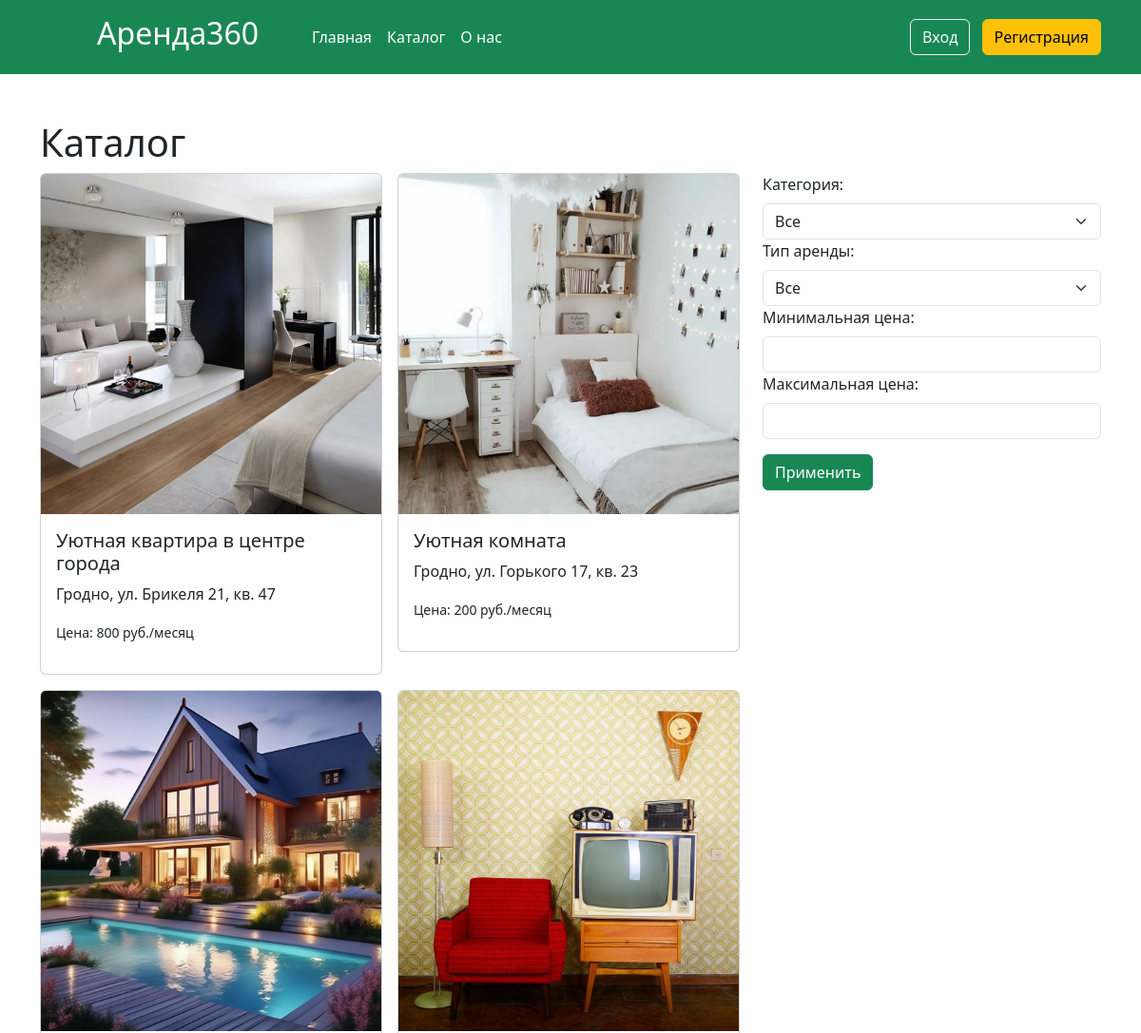
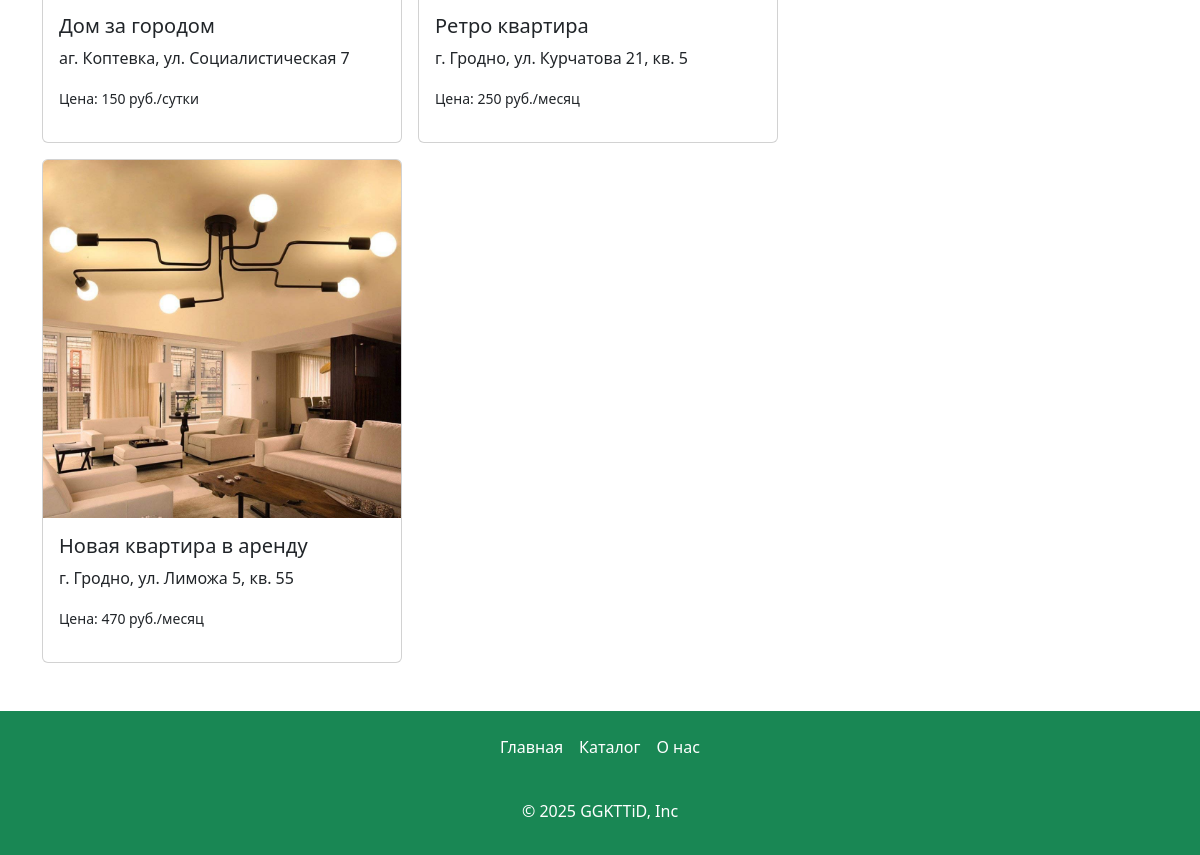
/catalog, run on the app's committed database (2 pictures, top to bottom).
### app.py (models this page shows, shortened)
class Articles(db.Model):
    id = db.Column(db.Integer,primary_key=True)
    title = db.Column(db.String(100))
    text = db.Column(db.Text)
    image_name = db.Column(db.String(100))
    category = db.Column(db.String(100))
    price = db.Column(db.Integer)
    type_app = db.Column(db.String(100))
    address= db.Column(db.String(100))
    id_user = db.Column(db.Integer, db.ForeignKey('users.id'))
    orders = db.relationship('Orders', backref='article', lazy=True)

### app.py (the view)
@app.route('/catalog')
def catalog():
    if request.method == 'GET':
        category = request.args.get('category')
        min_price = request.args.get('min_price')
        max_price = request.args.get('max_price')
        type_app = request.args.get('type_app')
        query = Articles.query
        if category:
            query = query.filter(Articles.category == category)
        if min_price:
            query = query.filter(Articles.price >= int(min_price))
        if max_price:
            query = query.filter(Articles.price <= int(max_price))
        if type_app:
            query = query.filter(Articles.type_app == type_app)
        filtered_articles = query.all()
        return render_template("catalog.html",articles=filtered_articles)

### app.py (called while the page is built)
@app.context_processor
def inject_unread_messages():
    if 'name' in session:
        current_user = Users.query.filter_by(email=session['name']).first()
        unread_count = Messages.query.filter_by(recipient_id=current_user.id, is_read=False).count()
        return dict(unread_messages=unread_count)
    return dict(unread_messages=0)

@app.context_processor
def inject_user():
    def get_user_name():
        if 'name' in session:
            return Users.query.filter_by(email=session['name']).first()
    return dict(active_user=get_user_name())

### templates/catalog.html (shortened to what this page needs)
{% extends 'base.html' %}
{% block main %}
  <main>
    <div class="container my-5">
        <h1>Каталог</h1>
  <div class="row">
    <div class="col-md-8">
      <div class="row g-3">
        {%if articles%}
        {%for article in articles%}
        <div class="col-md-6">
          <a href="/card/{{article.id}}" class="card-link">
            <div class="card">
              <img
                src="./static/img/upload/{{article.image_name}}"
                class="card-img-top"
                alt="{{article.title}}"
              />
              <div class="card-body">
                <h5 class="card-title">{{article.title}}</h5>
                <p class="font-weight-bold">{{article.address}}</p>
                <p><small>Цена: {{article.price}} руб./{%if article.type_app=="Посуточная"%}сутки{%else%}месяц{%endif%}</small></p>
              </div>
            </div>
          </a>
        </div>
        {%endfor%}
        {%else%}
          <p>Ничего не найдено!</p>
        {%endif%}
      </div>
    </div>
    <div class="col-md-4">
      <form method="GET" action="/catalog" class="">
        <label for="category" class="form-label">Категория:</label>
        <select name="category" id="category" class="form-select">
            <option value="">Все</option>
        </select>
        <label for="type_app" class="form-label">Тип аренды:</label>
        <select name="type_app" id="type_app" class="form-select">
            <option value="">Все</option>
        </select>
        <label for="min_price" class="form-label">Минимальная цена:</label>
        <input type="number" class="form-control" name="min_price" id="min_price">
        <label for="max_price" class="form-label">Максимальная цена:</label>
        <input type="number" class="form-control" name="max_price" id="max_price">
        <button type="submit" class="btn btn-success my-3">Применить</button>
    </form>
    </div>
  </div>
      </div>
  </main>
  {% endblock %}

### static/css/style.css (style rules this page uses)
html { height: 100%; }
body { display: flex; flex-direction: column; height: 100%; background-color: #ffff; border-radius: 30px; }
main { flex: 1 0 auto; }
.card-link { text-decoration: none; }
.card { transition: box-shadow 0.3s; }

### data on the page
Articles: image_name (picture), title "Уютная квартира в центре города", address "Гродно, ул. Брикеля 21, кв. 47", price "800", type_app "месяц"
Articles: image_name (picture), title "Уютная комната", address "Гродно, ул. Горького 17, кв. 23", price "200", type_app "месяц"
Articles: image_name (picture), title "Дом за городом", address "аг. Коптевка, ул. Социалистическая 7", price "150", type_app "сутки"
Articles: image_name (picture), title "Ретро квартира", address "г. Гродно, ул. Курчатова 21, кв. 5", price "250", type_app "месяц"
Articles: image_name (picture), title "Новая квартира в аренду", address "г. Гродно, ул. Лиможа 5, кв. 55", price "470", type_app "месяц"
